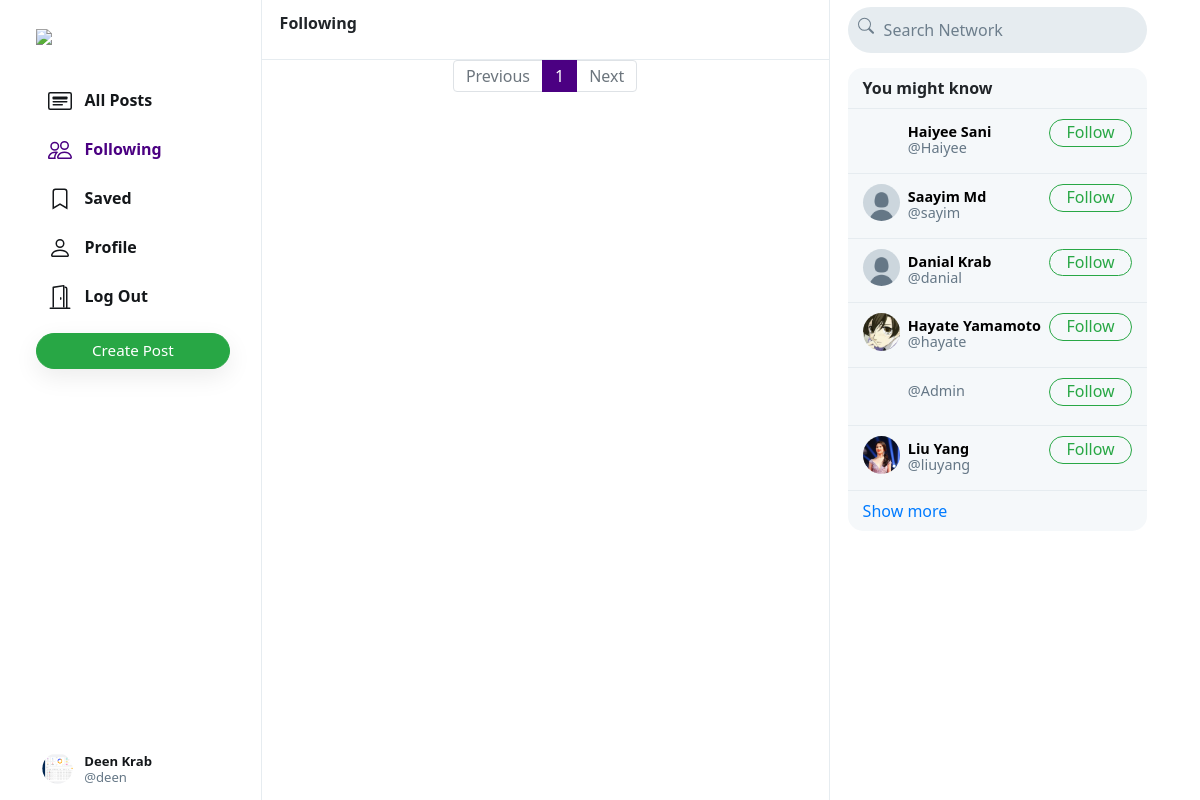
Page /n/following (signed in) on the earlier database version.
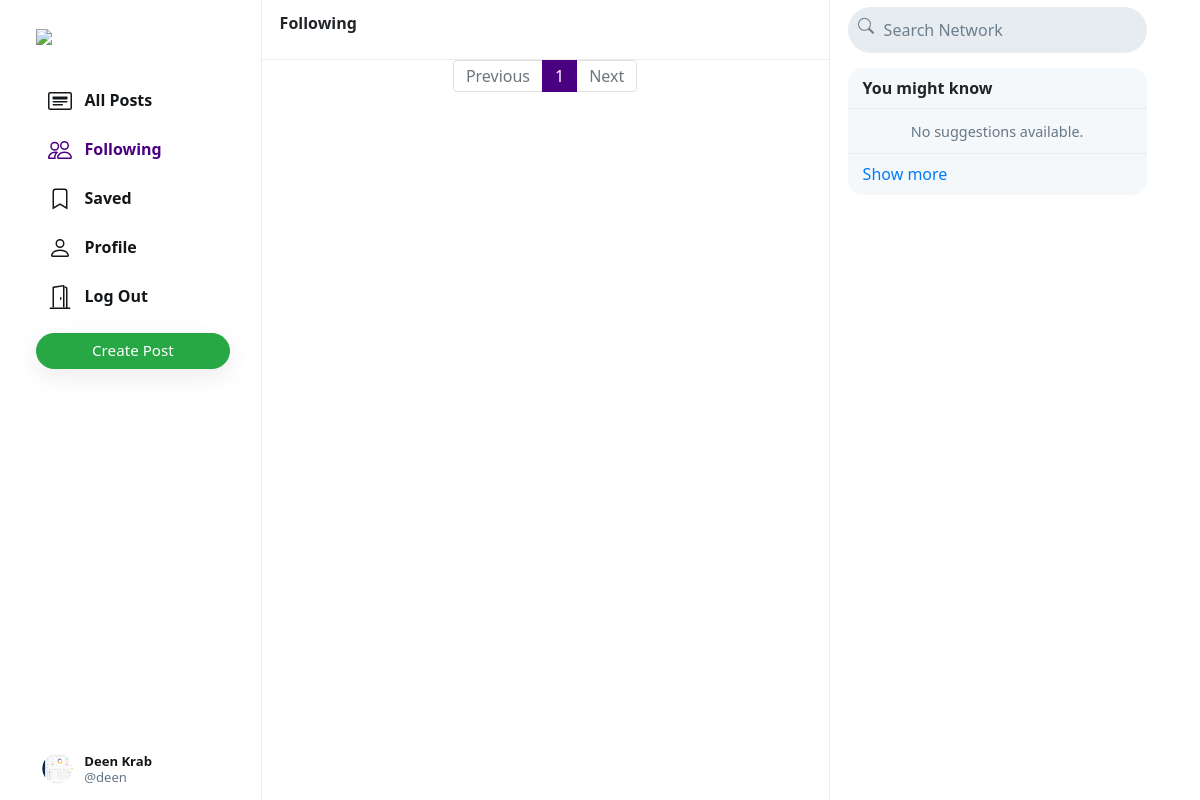
Same page on the later database version.
### network/models.py (models this page shows, shortened)
class User(AbstractUser):
    profile_pic = models.ImageField(upload_to='profile_pic/')
    bio = models.TextField(max_length=160, blank=True, null=True)
    cover = models.ImageField(upload_to='covers/', blank=True)

### network/views.py (the view)
# urls.py: path("n/following", views.following, name='following'),
def following(request):
    if request.user.is_authenticated:
        following_user = Follower.objects.filter(followers=request.user).values('user')
        all_posts = Post.objects.filter(creater__in=following_user).order_by('-date_created')
        paginator = Paginator(all_posts, 10)
        page_number = request.GET.get('page')
        if page_number == None:
            page_number = 1
        posts = paginator.get_page(page_number)
        followings = Follower.objects.filter(followers=request.user).values_list('user', flat=True)
        suggestions = User.objects.exclude(pk__in=followings).exclude(username=request.user.username).order_by("?")[:6]
        return render(request, "network/index.html", {
            "posts": posts,
            "suggestions": suggestions,
            "page": "following"
        })
    else:
        return HttpResponseRedirect(reverse('login'))

### network/templates/network/index.html (shortened to what this page needs)
{% extends "network/layout.html" %}
{% load static %}
{% block body %}
    <div class="main-div">
        <div class="left-div">
            <nav class="head heading">
                {% if page == 'all_posts' %}
                    All Posts
                {% elif page == 'following' %}
                    Following
                {% elif page == 'saved' %}
                    Saved
                {% elif page == 'profile' %}
                    Profile
                {% else %}
                    Explore
                {% endif %}
            </nav>
            <div class="left-div-content">
                <div class="posts-view">
                    <div class="main-div-content">
                        <nav aria-label="Page navigation example" class="pagination-bar">
                            <ul class="pagination justify-content-center">
                                {% if posts.has_previous %}
                                    <li class="page-item">
                                        <a class="page-link" href="?page={{ posts.previous_page_number | default:1}}" tabindex="-1" aria-disabled="true">Previous</a>
                                    </li>
                                {% else %}
                                    <li class="page-item disabled">
                                        <a class="page-link" href="" tabindex="-1" aria-disabled="true">Previous</a>
                                    </li>
                                {% endif %}
                                {% for each in posts.paginator.page_range %}
                                    {% if each == posts.number %}
                                        <li class="page-item active"><a class="page-link" href="?page={{each}}">{{each}}</a></li>
                                    {% else %}
                                        <li class="page-item"><a class="page-link" href="?page={{each}}">{{each}}</a></li>
                                    {% endif %}
                                {% endfor %}
                                {% if posts.has_next %}
                                    <li class="page-item">
                                        <a class="page-link" href="?page={{ posts.next_page_number }}">Next</a>
                                    </li>
                                {% else %}
                                    <li class="page-item disabled">
                                        <a class="page-link" href="">Next</a>
                                    </li>
                                {% endif %}
                            </ul>
                          </nav>
                    </div>
                </div>
            </div>
        </div>
    </div>
{% endblock %}

### network/templates/network/layout.html (shortened to what the changed rows need)
{% load static %}
<!DOCTYPE html>
<html lang="en">
    <head>
        <link rel="stylesheet" href="https://stackpath.bootstrapcdn.com/bootstrap/4.4.1/css/bootstrap.min.css">
        <link href="{% static 'network/styles.css' %}" rel="stylesheet">
    </head>
    <body>
        <div class="body" data-page="{{page}}">
            {% block body %}
            {% endblock %}
            <div class="right-div">
                <div class='right-div-content'>
                    {% if user.is_authenticated %}
                        <div class="suggestion-box">
                            {% for suggestion in suggestions %}
                                <div class="suggestion-user">
                                    <div>
                                        <a href="{% url 'profile' suggestion.username %}">
                                            <div class="small-profilepic" style="background-image: url(/media/{{suggestion.profile_pic}})"></div>
                                        </a>
                                    </div>
                                    <div class="user-details">
                                        <a href="{% url 'profile' suggestion.username %}">
                                            <div id="user-name">
                                                <strong>
                                                    {{suggestion.first_name}} {{suggestion.last_name}}
                                                </strong>
                                            </div>
                                            <div class="grey">@{{suggestion.username}}</div>
                                        </a>
                                    </div>
                                    <div>
                                        <button class="btn btn-outline-success" type="button" onclick="follow_user(this,'{{suggestion.username}}','suggestion')">Follow</button>
                                    </div>
                                </div>
                            {% empty %}
                                    <div style="text-align: center; border-bottom: .5px solid #e6ecf0; padding: 10px 15px;">
                                        <span class="grey" style="font-size: .9em;">No suggestions available.</span>
                                    </div>
                            {% endfor %}
                        </div>
                    {% endif %}
                </div>
            </div>
        </div>
    </body>
</html>

Differences in the rows shown:
removed User: first_name "Haiyee", last_name "Sani", username "Haiyee"
removed User: profile_pic (placeholder picture), first_name "Saayim", last_name "Md", username "sayim"
removed User: profile_pic (placeholder picture), first_name "Danial", last_name "Krab", username "danial"
removed User: profile_pic (picture), first_name "Hayate", last_name "Yamamoto", username "hayate"
removed User: username "Admin"
removed User: profile_pic (picture), first_name "Liu", last_name "Yang", username "liuyang"
Other differences:
text now shown: "No suggestions available."
